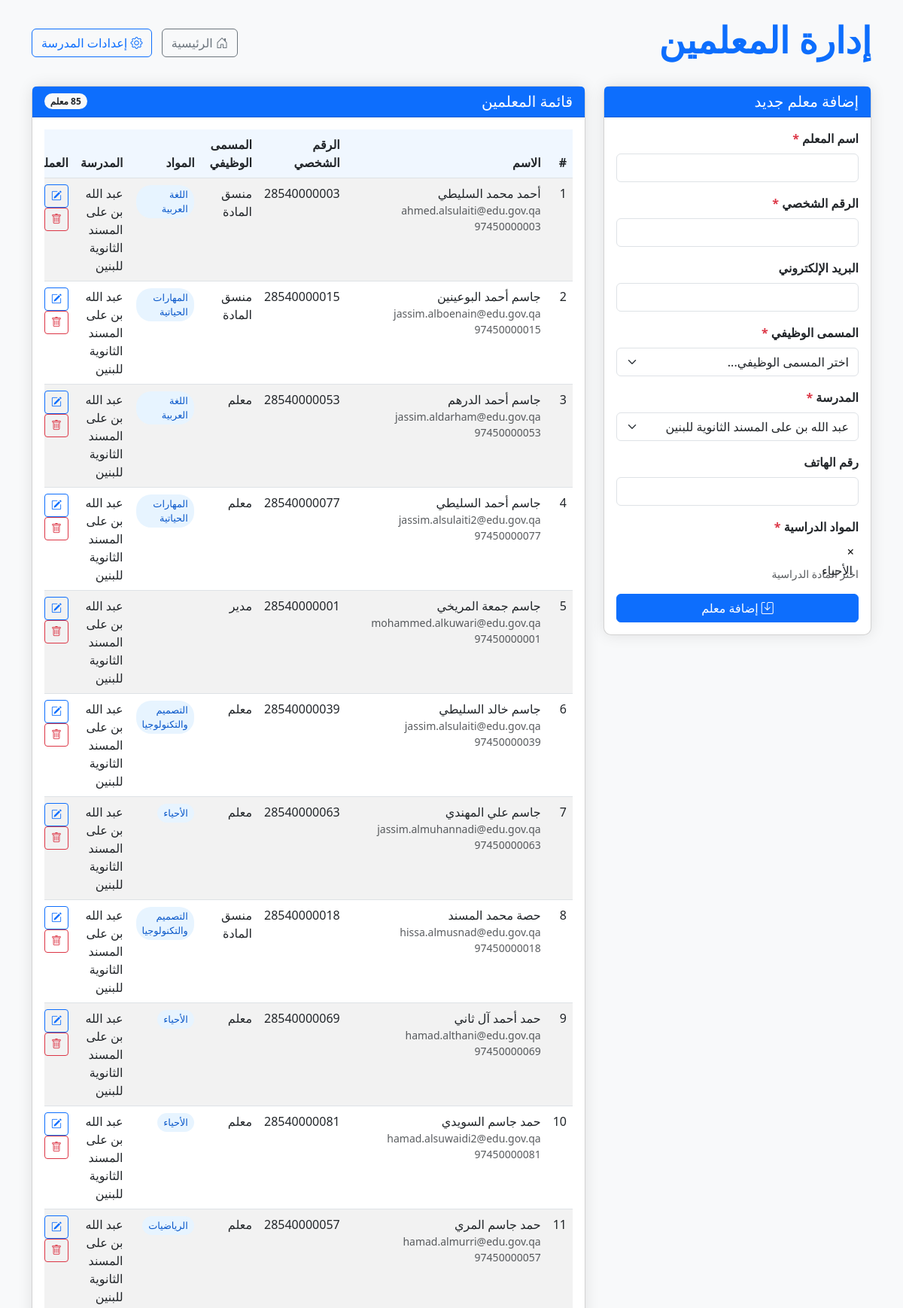
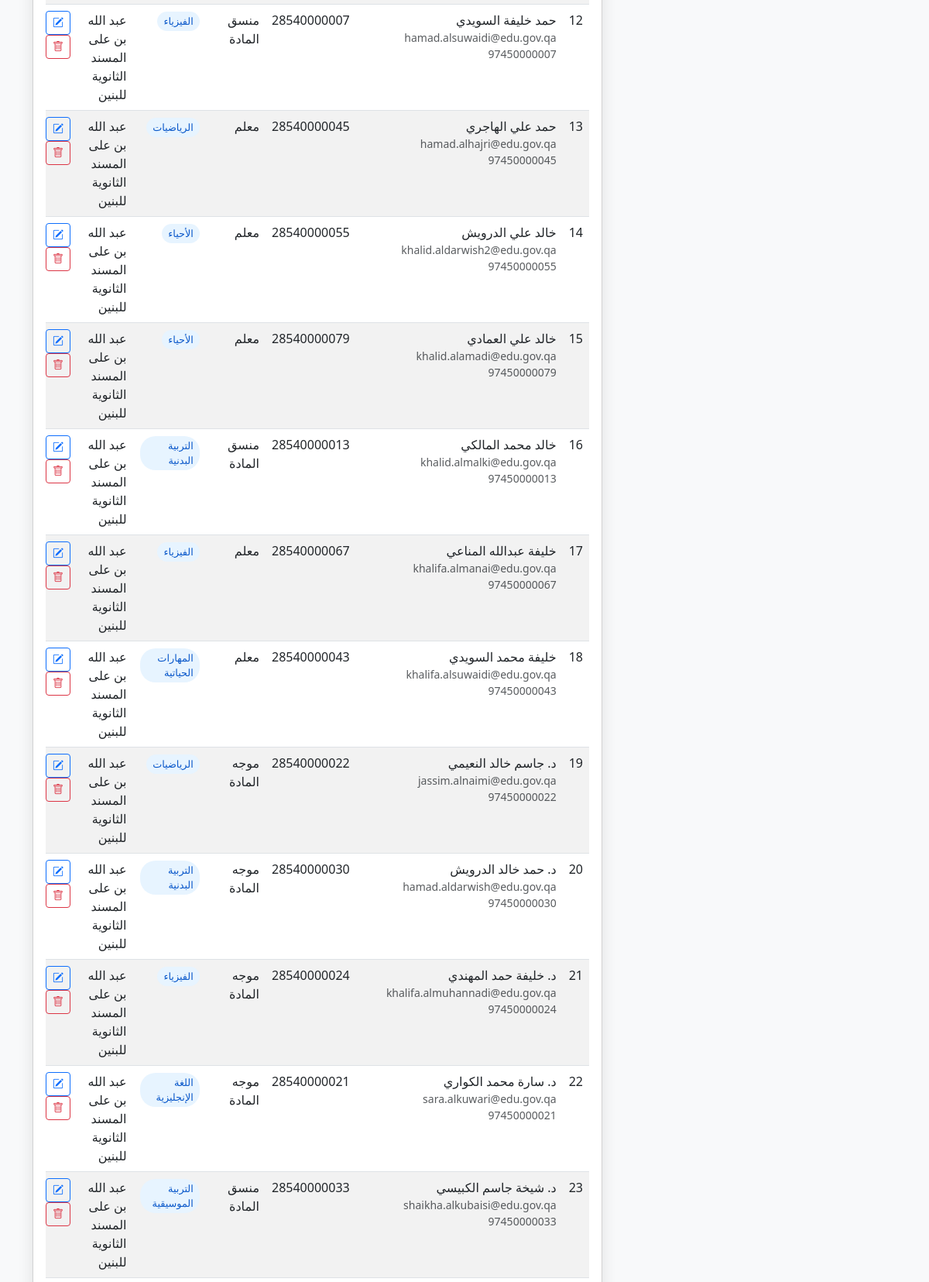
Screenshot of /teachers_management.php (upper part) with the database file from the repository (2 pictures, top to bottom).
### tables this page shows
CREATE TABLE `teachers` (
  `id` int NOT NULL,
  `name` varchar(255) NOT NULL,
  `personal_id` varchar(20) NOT NULL,
  `email` varchar(255) DEFAULT NULL,
  `job_title` varchar(50) NOT NULL DEFAULT '????????',
  `phone` varchar(20) DEFAULT NULL,
  `school_id` int NOT NULL,
  `created_at` timestamp NULL DEFAULT CURRENT_TIMESTAMP,
  `updated_at` timestamp NULL DEFAULT CURRENT_TIMESTAMP ON UPDATE CURRENT_TIMESTAMP
);

CREATE TABLE `subjects` (
  `id` int NOT NULL,
  `name` varchar(255) NOT NULL,
  `school_id` int DEFAULT NULL,
  `is_school_specific` tinyint(1) NOT NULL DEFAULT '0',
  `is_active` tinyint(1) NOT NULL DEFAULT '1',
  `created_by` int DEFAULT NULL,
  `updated_by` int DEFAULT NULL,
  `created_at` timestamp NULL DEFAULT CURRENT_TIMESTAMP,
  `updated_at` timestamp NULL DEFAULT CURRENT_TIMESTAMP ON UPDATE CURRENT_TIMESTAMP
);

CREATE TABLE `schools` (
  `id` int NOT NULL,
  `name` varchar(255) NOT NULL,
  `phone` varchar(20) DEFAULT NULL,
  `created_at` timestamp NULL DEFAULT CURRENT_TIMESTAMP,
  `updated_at` timestamp NULL DEFAULT CURRENT_TIMESTAMP ON UPDATE CURRENT_TIMESTAMP,
  `school_code` varchar(20) DEFAULT NULL,
  `email` varchar(255) DEFAULT NULL,
  `address` text,
  `logo` varchar(255) DEFAULT NULL
);

### includes/db_connection.php (called while the page is built, shortened)
<?php
$dsn = "mysql:host=" . DB_HOST . ";dbname=" . DB_NAME . ";charset=" . DB_CHARSET;
$options = [
    PDO::ATTR_ERRMODE            => PDO::ERRMODE_EXCEPTION,
    PDO::ATTR_DEFAULT_FETCH_MODE => PDO::FETCH_ASSOC,
    PDO::ATTR_EMULATE_PREPARES   => false,
];
try {
    $pdo = new PDO($dsn, DB_USER, DB_PASS, $options);
    $pdo->exec("SET NAMES utf8mb4");
    $pdo->exec("SET CHARACTER SET utf8mb4");
    $pdo->exec("SET collation_connection = utf8mb4_unicode_ci");
} catch (PDOException $e) {
    die("فشل الاتصال بقاعدة البيانات: " . $e->getMessage());
}
function query($sql, $params = []) {
    global $pdo;
    $stmt = $pdo->prepare($sql);
    $stmt->execute($params);
    return $stmt->fetchAll();
}
function query_row($sql, $params = []) {
    global $pdo;
    $stmt = $pdo->prepare($sql);
    $stmt->execute($params);
    return $stmt->fetch();
}

### teachers_management.php (the view, shortened to what this page needs)
<?php
require_once 'includes/db_connection.php';
$school = query_row("SELECT id FROM schools LIMIT 1");
$school_id = $school['id'];
$all_schools = query("SELECT id, name FROM schools ORDER BY name");
$teacher_id = 0;
$name = '';
$personal_id = '';
$email = '';
$phone = '';
$school_id = isset($_GET['edit_id']) ? (int)$school_id : $school['id'];
$teachers = query("
    SELECT t.*, s.name as school_name
    FROM teachers t
    JOIN schools s ON t.school_id = s.id
    ORDER BY t.name
", []);
?>
<!DOCTYPE html>
<html lang="ar" dir="rtl">
<head>
    <link rel="stylesheet" href="https://cdn.jsdelivr.net/npm/bootstrap@5.3.0/dist/css/bootstrap.rtl.min.css">
    <link rel="stylesheet" href="https://cdn.jsdelivr.net/npm/bootstrap-icons@1.10.0/font/bootstrap-icons.css">
    <link rel="stylesheet" href="https://cdn.jsdelivr.net/npm/select2@4.1.0-rc.0/dist/css/select2.min.css">
    <link rel="stylesheet" href="https://cdn.jsdelivr.net/npm/select2-bootstrap-5-theme@1.3.0/dist/select2-bootstrap-5-theme.min.css">
</head>
<body>
    <div class="container py-4">
        <div class="d-flex justify-content-between align-items-center mb-4">
            <h1 class="display-5 fw-bold text-primary">إدارة المعلمين</h1>
            <div>
                <a href="index.php" class="btn btn-outline-secondary me-2">
                    <i class="bi bi-house-door"></i> الرئيسية
                </a>
                <a href="school_settings.php" class="btn btn-outline-primary">
                    <i class="bi bi-gear"></i> إعدادات المدرسة
                </a>
            </div>
        </div>
        <div class="row">
            <div class="col-md-4 mb-4">
                <div class="card">
                    <div class="card-header bg-primary text-white">
                        <h5 class="mb-0">
                            <?php echo $teacher_id > 0 ? 'تعديل بيانات معلم' : 'إضافة معلم جديد'; ?>
                        </h5>
                    </div>
                    <div class="card-body">
                        <form method="post">
                            <div class="mb-3">
                                <label for="name" class="form-label">اسم المعلم <span class="text-danger">*</span></label>
                                <input type="text" class="form-control" id="name" name="name" value="<?php echo $name; ?>" required>
                            </div>
                            <div class="mb-3">
                                <label for="personal_id" class="form-label">الرقم الشخصي <span class="text-danger">*</span></label>
                                <input type="text" class="form-control" id="personal_id" name="personal_id" value="<?php echo $personal_id; ?>" required>
                            </div>
                            <div class="mb-3">
                                <label for="email" class="form-label">البريد الإلكتروني</label>
                                <input type="email" class="form-control" id="email" name="email" value="<?php echo $email; ?>">
                            </div>
                            <div class="mb-3">
                                <label for="job_title" class="form-label">المسمى الوظيفي <span class="text-danger">*</span></label>
                                <select class="form-select" id="job_title" name="job_title" required onchange="handleJobTitleChange()">
                                    <option value="">اختر المسمى الوظيفي...</option>
                                </select>
                            </div>
                            <div class="mb-3">
                                <label for="school" class="form-label">المدرسة <span class="text-danger">*</span></label>
                                <select class="form-select" id="school" name="school_id" required>
                                    <?php foreach ($all_schools as $school_item): ?>
                                        <option value="<?php echo $school_item['id']; ?>" <?php echo ($school_item['id'] == $school_id) ? 'selected' : ''; ?>>
                                            <?php echo htmlspecialchars($school_item['name']); ?>
                                        </option>
                                    <?php endforeach; ?>
                                </select>
                            </div>
                            <div class="mb-3">
                                <label for="phone" class="form-label">رقم الهاتف</label>
                                <input type="text" class="form-control" id="phone" name="phone" value="<?php echo $phone; ?>">
                            </div>
                            <div class="mb-3" id="subjects-container">
                                <label for="subjects" class="form-label">المواد الدراسية <span class="text-danger">*</span></label>
                                <div class="form-text" id="subject-help-text">اختر المادة الدراسية</div>
                            </div>
                            <div class="d-grid gap-2">
                                <button type="submit" class="btn btn-primary">
                                    <i class="bi bi-save"></i> <?php echo $teacher_id > 0 ? 'تحديث البيانات' : 'إضافة معلم'; ?>
                                </button>
                            </div>
                        </form>
                    </div>
                </div>
            </div>
            <div class="col-md-8">
                <div class="card">
                    <div class="card-header bg-primary text-white d-flex justify-content-between align-items-center">
                        <h5 class="mb-0">قائمة المعلمين</h5>
                        <span class="badge bg-light text-dark rounded-pill"><?php echo count($teachers); ?> معلم</span>
                    </div>
                    <div class="card-body">
                        <?php if (empty($teachers)): ?>
                            <div class="alert alert-info">
                                لا يوجد معلمين مسجلين. يرجى إضافة معلم جديد.
                            </div>
                        <?php else: ?>
                            <div class="table-responsive">
                                <table class="table table-striped table-hover teacher-table">
                                    <thead>
                                        <tr>
                                            <th>#</th>
                                            <th>الاسم</th>
                                            <th>الرقم الشخصي</th>
                                            <th>المسمى الوظيفي</th>
                                            <th>المواد</th>
                                            <th>المدرسة</th>
                                            <th>العمليات</th>
                                        </tr>
                                    </thead>
                                    <tbody>
                                        <?php foreach ($teachers as $index => $teacher): ?>
                                            <tr>
                                                <td><?php echo $index + 1; ?></td>
                                                <td>
                                                    <?php echo htmlspecialchars($teacher['name']); ?>
                                                    <?php if ($teacher['email']): ?>
                                                        <div class="small text-muted"><?php echo htmlspecialchars($teacher['email']); ?></div>
                                                    <?php endif; ?>
                                                    <?php if ($teacher['phone']): ?>
                                                        <div class="small text-muted"><?php echo htmlspecialchars($teacher['phone']); ?></div>
                                                    <?php endif; ?>
                                                </td>
                                                <td><?php echo htmlspecialchars($teacher['personal_id']); ?></td>
                                                <td><?php echo htmlspecialchars($teacher['job_title']); ?></td>
                                                <td>
                                                    <?php
                                                    $teacher_subjects = query("
                                                        SELECT s.name
                                                        FROM subjects s
                                                        JOIN teacher_subjects ts ON s.id = ts.subject_id
                                                        WHERE ts.teacher_id = ?
                                                        ORDER BY s.name
                                                    ", [$teacher['id']]);
                                                    foreach ($teacher_subjects as $subject) {
                                                        echo '<span class="subject-badge">' . htmlspecialchars($subject['name']) . '</span> ';
                                                    }
                                                    ?>
                                                </td>
                                                <td><?php echo htmlspecialchars($teacher['school_name']); ?></td>
                                                <td>
                                                    <a href="teachers_management.php?edit_id=<?php echo $teacher['id']; ?>" class="btn btn-sm btn-outline-primary">
                                                        <i class="bi bi-pencil-square"></i>
                                                    </a>
                                                    <a href="#" onclick="confirmDelete(<?php echo $teacher['id']; ?>, '<?php echo htmlspecialchars($teacher['name']); ?>')" class="btn btn-sm btn-outline-danger">
                                                        <i class="bi bi-trash"></i>
                                                    </a>
                                                </td>
                                            </tr>
                                        <?php endforeach; ?>
                                    </tbody>
                                </table>
                            </div>
                        <?php endif; ?>
                    </div>
                </div>
            </div>
        </div>
    </div>
</body>
</html>

### teachers_management.php (style rules this page uses)
body { background-color: #f8f9fa; }
.card { border-radius: 10px; box-shadow: 0 0 20px rgba(0, 0, 0, 0.1); }
.form-label { font-weight: 600; }
.teacher-table th { background-color: #f0f7ff; }
.subject-badge { display: inline-block; background-color: #e7f4ff; color: #0a58ca; padding: 3px 8px; border-radius: 20px; margin: 1px; font-size: 0.8rem; }

### rows the page displays
teachers: name "أحمد محمد السليطي", email "ahmed.alsulaiti@edu.gov.qa", phone "97450000003", personal "28540000003", job_title "منسق المادة", school.name "عبد الله بن على المسند الثانوية للبنين"
subjects: name "اللغة العربية"
teachers: name "جاسم أحمد البوعينين", email "jassim.alboenain@edu.gov.qa", phone "97450000015", personal "28540000015", job_title "منسق المادة", school.name "عبد الله بن على المسند الثانوية للبنين"
subjects: name "المهارات الحياتية"
teachers: name "جاسم أحمد الدرهم", email "jassim.aldarham@edu.gov.qa", phone "97450000053", personal "28540000053", job_title "معلم", school.name "عبد الله بن على المسند الثانوية للبنين"
teachers: name "جاسم أحمد السليطي", email "jassim.alsulaiti2@edu.gov.qa", phone "97450000077", personal "28540000077", job_title "معلم", school.name "عبد الله بن على المسند الثانوية للبنين"
teachers: name "جاسم جمعة المريخي", email "mohammed.alkuwari@edu.gov.qa", phone "97450000001", personal "28540000001", job_title "مدير", school.name "عبد الله بن على المسند الثانوية للبنين"
teachers: name "جاسم خالد السليطي", email "jassim.alsulaiti@edu.gov.qa", phone "97450000039", personal "28540000039", job_title "معلم", school.name "عبد الله بن على المسند الثانوية للبنين"
subjects: name "التصميم والتكنولوجيا"
teachers: name "جاسم علي المهندي", email "jassim.almuhannadi@edu.gov.qa", phone "97450000063", personal "28540000063", job_title "معلم", school.name "عبد الله بن على المسند الثانوية للبنين"
subjects: name "الأحياء"
teachers: name "حصة محمد المسند", email "hissa.almusnad@edu.gov.qa", phone "97450000018", personal "28540000018", job_title "منسق المادة", school.name "عبد الله بن على المسند الثانوية للبنين"
teachers: name "حمد أحمد آل ثاني", email "hamad.althani@edu.gov.qa", phone "97450000069", personal "28540000069", job_title "معلم", school.name "عبد الله بن على المسند الثانوية للبنين"
teachers: name "حمد جاسم السويدي", email "hamad.alsuwaidi2@edu.gov.qa", phone "97450000081", personal "28540000081", job_title "معلم", school.name "عبد الله بن على المسند الثانوية للبنين"
teachers: name "حمد جاسم المري", email "hamad.almurri@edu.gov.qa", phone "97450000057", personal "28540000057", job_title "معلم", school.name "عبد الله بن على المسند الثانوية للبنين"
subjects: name "الرياضيات"
teachers: name "حمد خليفة السويدي", email "hamad.alsuwaidi@edu.gov.qa", phone "97450000007", personal "28540000007", job_title "منسق المادة", school.name "عبد الله بن على المسند الثانوية للبنين"
subjects: name "الفيزياء"
teachers: name "حمد علي الهاجري", email "hamad.alhajri@edu.gov.qa", phone "97450000045", personal "28540000045", job_title "معلم", school.name "عبد الله بن على المسند الثانوية للبنين"
teachers: name "خالد علي الدرويش", email "khalid.aldarwish2@edu.gov.qa", phone "97450000055", personal "28540000055", job_title "معلم", school.name "عبد الله بن على المسند الثانوية للبنين"
teachers: name "خالد علي العمادي", email "khalid.alamadi@edu.gov.qa", phone "97450000079", personal "28540000079", job_title "معلم", school.name "عبد الله بن على المسند الثانوية للبنين"
teachers: name "خالد محمد المالكي", email "khalid.almalki@edu.gov.qa", phone "97450000013", personal "28540000013", job_title "منسق المادة", school.name "عبد الله بن على المسند الثانوية للبنين"
subjects: name "التربية البدنية"
teachers: name "خليفة عبدالله المناعي", email "khalifa.almanai@edu.gov.qa", phone "97450000067", personal "28540000067", job_title "معلم", school.name "عبد الله بن على المسند الثانوية للبنين"
teachers: name "خليفة محمد السويدي", email "khalifa.alsuwaidi@edu.gov.qa", phone "97450000043", personal "28540000043", job_title "معلم", school.name "عبد الله بن على المسند الثانوية للبنين"
teachers: name "د. جاسم خالد النعيمي", email "jassim.alnaimi@edu.gov.qa", phone "97450000022", personal "28540000022", job_title "موجه المادة", school.name "عبد الله بن على المسند الثانوية للبنين"
teachers: name "د. حمد خالد الدرويش", email "hamad.aldarwish@edu.gov.qa", phone "97450000030", personal "28540000030", job_title "موجه المادة", school.name "عبد الله بن على المسند الثانوية للبنين"
teachers: name "د. خليفة حمد المهندي", email "khalifa.almuhannadi@edu.gov.qa", phone "97450000024", personal "28540000024", job_title "موجه المادة", school.name "عبد الله بن على المسند الثانوية للبنين"
teachers: name "د. سارة محمد الكواري", email "sara.alkuwari@edu.gov.qa", phone "97450000021", personal "28540000021", job_title "موجه المادة", school.name "عبد الله بن على المسند الثانوية للبنين"
subjects: name "اللغة الإنجليزية"
teachers: name "د. شيخة جاسم الكبيسي", email "shaikha.alkubaisi@edu.gov.qa", phone "97450000033", personal "28540000033", job_title "منسق المادة", school.name "عبد الله بن على المسند الثانوية للبنين"
subjects: name "التربية الموسيقية"

### other values shown
count($teachers) "85"
form field school_id "عبد الله بن على المسند الثانوية للبنين"
